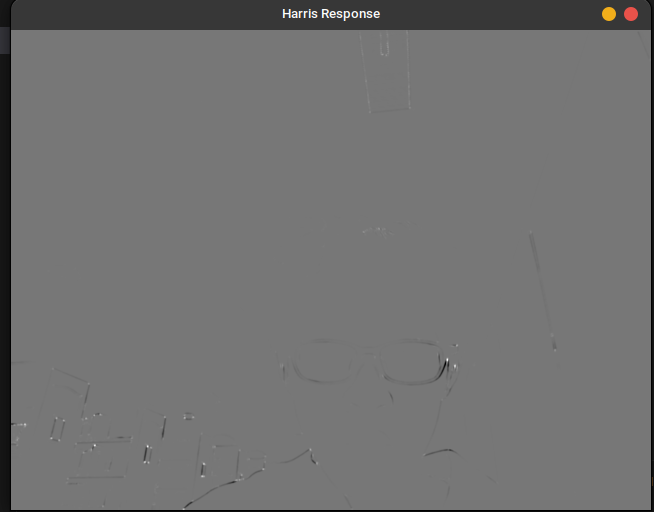
//> input picture hw2/assets/image-20241117152153064.png, 654 x 512 px, given in place of the camera
$ ./hw2   (built with g++ and OpenCV 4)
//> lines starting //> are read from the running program, lines starting //| are printed output that depends on the picture; after the words box and inside, x2 and y2 are one past the last pixel; in counts of white or black regions, pixels touching at a corner belong together

#include <iostream>
#include <opencv2/opencv.hpp>
#include <vector>

using namespace std;
using namespace cv;

class HarrisCornerDetector
{
   public:
    /// @param ksize : sobel算子大小——必须为奇数
    /// @param k : Harris角点检测参数——常为0.04~0.06
    HarrisCornerDetector(int ksize, double k, int threshold_offset = 0)
        : ksize_(ksize), k_(k), threshold_offset_(threshold_offset) {}

    /// @brief Harris角点检测
    /// @param src : 输入图像
    /// @param corners : 输出角点
    void detect(const Mat& src, vector<Point>& corners)
    {
        // 使用sobel求x,y方向的梯度
        Mat gray;
        cvtColor(src, gray, COLOR_BGR2GRAY);
        Mat Ix, Iy;
        Sobel(gray, Ix, CV_64F, 1, 0, ksize_);
        Sobel(gray, Iy, CV_64F, 0, 1, ksize_);

        Mat Ix2 = Ix.mul(Ix);
        Mat Iy2 = Iy.mul(Iy);
        Mat Ixy = Ix.mul(Iy);

        Mat Sx2, Sy2, Sxy;
        GaussianBlur(Ix2, Sx2, Size(ksize_, ksize_), 0);
        GaussianBlur(Iy2, Sy2, Size(ksize_, ksize_), 0);
        GaussianBlur(Ixy, Sxy, Size(ksize_, ksize_), 0);

        // 只需要M矩阵的两个特征值即可
        Mat detM = Sx2.mul(Sy2) - Sxy.mul(Sxy);
        Mat traceM = Sx2 + Sy2;
        // 多种R，这里选择一种
        // R = det(M) - k * trace(M)^2
        Mat R = detM - k_ * traceM.mul(traceM);
        // R = \lambda1 * \lambda2 / (\lambda1 + \lambda2)

        normalize(R, R, 0, 255, NORM_MINMAX, CV_32FC1);
        convertScaleAbs(R, R);
        cout << "R type: " << R.type() << endl;

        // 计算自适应阈值
        Scalar mean, stddev;
        meanStdDev(R, mean, stddev);
        threshold_ = static_cast<int>(mean[0] + stddev[0]) + threshold_offset_;
        // threshold_ = 80;

        cout << "threshold = " << threshold_ << endl;

        // 显示R图
        Mat R_color;
        applyColorMap(R, R_color, COLORMAP_JET);
        namedWindow("Harris Response", WINDOW_AUTOSIZE);
        imshow("Harris Response", R_color);

        // 提取角点
        corners.clear();
        nonMaxSuppression(R, corners);
    }

    void drawCorners(Mat& image, const vector<Point>& corners)
    {
        for (const auto& corner : corners) {
            circle(image, corner, 3, Scalar(0, 255, 0), 1);
        }
    }
    void nonMaxSuppression(const Mat& R, vector<Point>& corners)
    {
        for (int i = 2; i < R.rows - 2; i++) {
            for (int j = 2; j < R.cols - 2; j++) {
                uint8_t value = R.at<uint8_t>(i, j);
                bool isLocalMax = true;
                // 5*5 window
                for (int k = -2; k <= 2; k++) {
                    for (int l = -2; l <= 2; l++) {
                        if (k == 0 && l == 0)
                            continue;
                        if (R.at<uint8_t>(i + k, j + l) >= value) {
                            isLocalMax = false;

                            break;
                        }
                    }
                    if (!isLocalMax)
                        break;
                }
                if (isLocalMax && value > threshold_) {
                    // cout << "corner value = " << static_cast<int>(value) << endl;
                    corners.push_back(Point(j, i));
                }
            }
        }
    }

   private:
    int ksize_;
    double k_;
    int threshold_;
    int threshold_offset_;
};

int main()
{
    VideoCapture cap(0);
    if (!cap.isOpened()) {
        cerr << "Error: Could not open camera" << endl;
        return -1;
    }

    namedWindow("Harris Corner Detection", WINDOW_AUTOSIZE);

    HarrisCornerDetector detector(3, 0.04, 00);

    while (true) {
        Mat frame;
        cap >> frame;
//> frame is the input picture: 512 rows x 654 cols, CV_8UC3; mean B, G, R 112.8, 112.9, 113
        if (frame.empty())
            break;

        vector<Point> corners;
        detector.detect(frame, corners);
//> in detect, `Sobel(gray, Ix, CV_64F, 1, 0, ksize_);`:
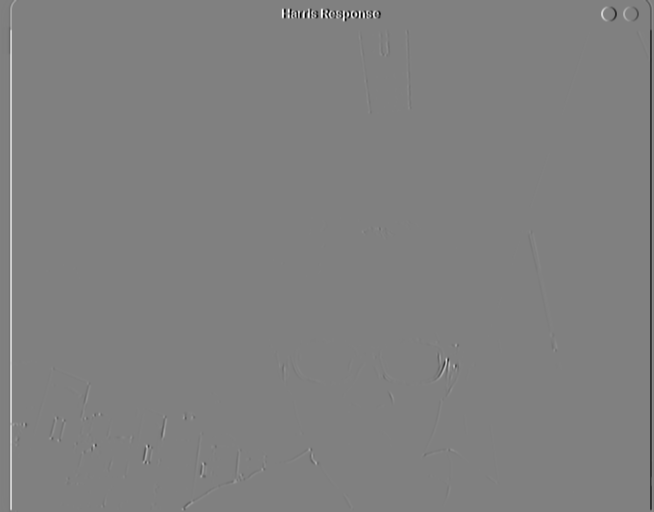
//> Ix: 512 rows x 654 cols, CV_64FC1; min -758, max 746, mean 0; drawn with min black and max white
//> in detect, `Mat Ix2 = Ix.mul(Ix);`:
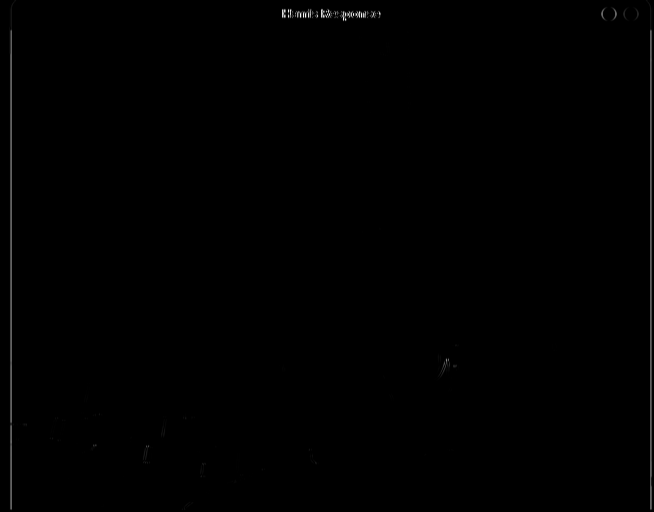
//> Ix2: 512 rows x 654 cols, CV_64FC1; min 0, max 574564, mean 1603.1; drawn with min black and max white
//> in detect, `Mat Iy2 = Iy.mul(Iy);`:
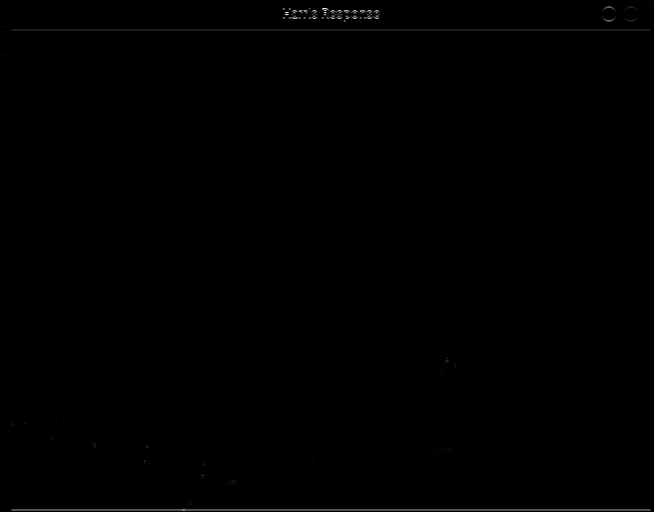
//> Iy2: 512 rows x 654 cols, CV_64FC1; min 0, max 625681, mean 1413.2; drawn with min black and max white
//> in detect, `Mat R = detM - k_ * traceM.mul(traceM);`:
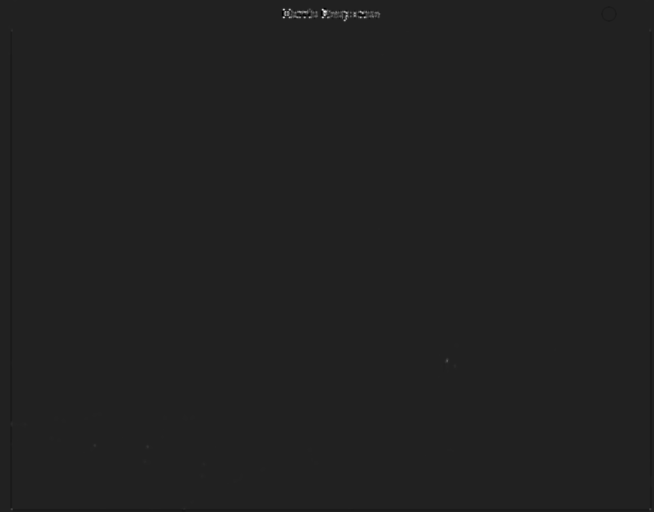
//> R: 512 rows x 654 cols, CV_64FC1; min -4.31e+09, max 2.81e+10, mean 1462282.9; drawn with min black and max white
//| R type: 0
//> in detect, `meanStdDev(R, mean, stddev);`: mean = Scalar(34.01); stddev = Scalar(2.76)
//> in detect, `threshold_ = static_cast<int>(mean[0] + stddev[0]) + threshold_offset_;`: threshold_ = 36
//| threshold = 36
//> in detect, `applyColorMap(R, R_color, COLORMAP_JET);`:
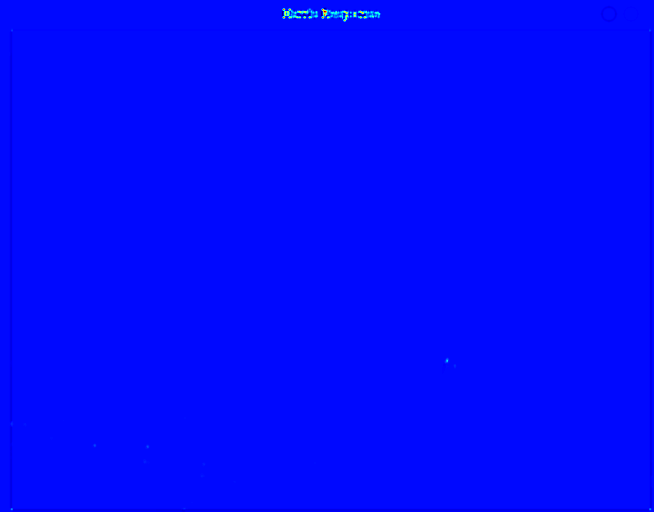
//> R_color: 512 rows x 654 cols, CV_8UC3; mean B, G, R 254.7, 8.2, 0.1
//> after the loop in nonMaxSuppression, `for (int i = 2; i < R.rows - 2; i++)`: corners = 40 Points (x, y), first 12: [283, 9], [289, 9], [299, 11], [311, 11], [324, 11], [329, 11], [360, 11], [295, 12], [305, 12], [316, 12], [336, 12], [346, 12]

        Mat result;
        frame.copyTo(result);
        detector.drawCorners(result, corners);
//> the loop in drawCorners, `for (const auto& corner : corners)` made 40 passes
//> after the loop in drawCorners, `for (const auto& corner : corners)`:
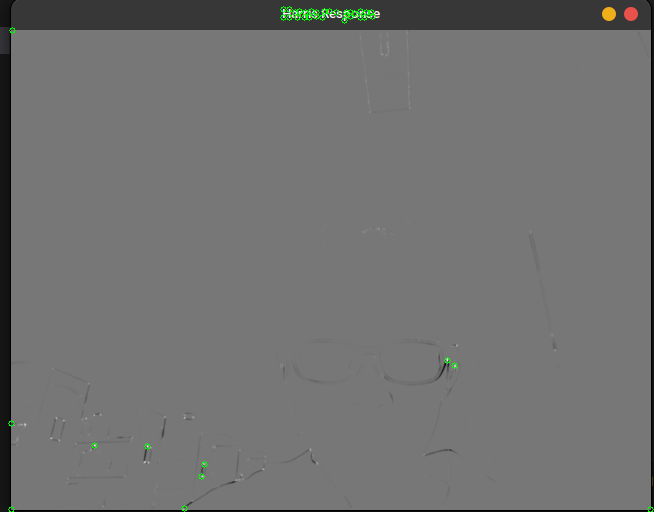
//> image: 512 rows x 654 cols, CV_8UC3; 0.18% of pixels changed, all inside (x1, y1, x2, y2) = (8, 6, 654, 512)

        imshow("Harris Corner Detection", result);

        if (cv::waitKey(1) == 'q') {  // 按下 'q' 键退出录制
//> the 'q' key is pressed
            break;
        }
    }

    cap.release();
    destroyAllWindows();
    return 0;
}

$ run again, on hw2/assets/image-20241117154045465.png
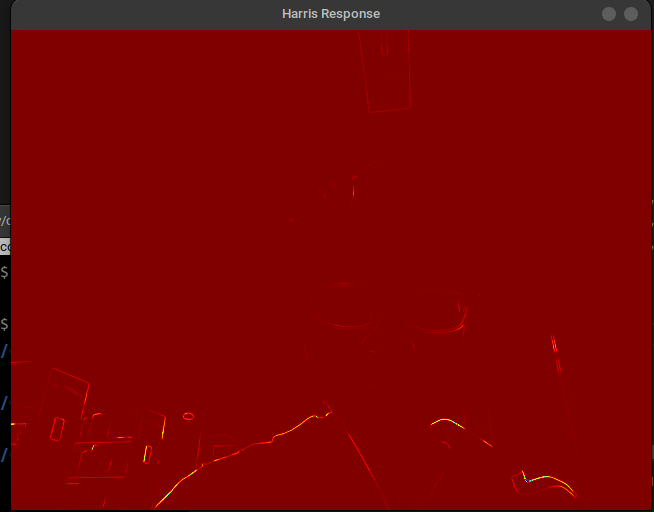
//> input picture hw2/assets/image-20241117154045465.png, 654 x 512 px, given in place of the camera
//> frame is the input picture: 512 rows x 654 cols, CV_8UC3; mean B, G, R 3.8, 4, 121.8
//| R type: 0
//> mean = Scalar(39.01); stddev = Scalar(0.918)
//> threshold_ = 39
//| threshold = 39
//> in detect, `applyColorMap(R, R_color, COLORMAP_JET);`:
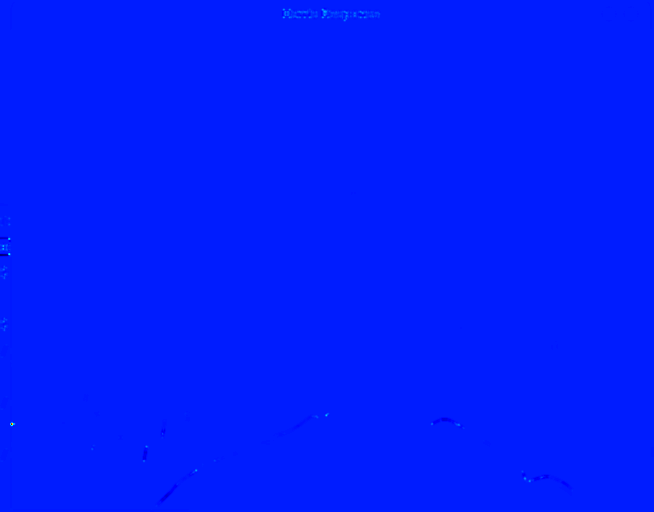
//> R_color: 512 rows x 654 cols, CV_8UC3; mean B, G, R 255, 28, 0
//> after the loop in nonMaxSuppression, `for (int i = 2; i < R.rows - 2; i++)`: corners = 69 Points (x, y), first 12: [283, 9], [289, 9], [299, 11], [311, 11], [324, 11], [329, 11], [360, 11], [295, 12], [316, 12], [336, 12], [346, 12], [350, 12]
//> the loop in drawCorners, `for (const auto& corner : corners)` made 69 passes
//> after the loop in drawCorners, `for (const auto& corner : corners)`:
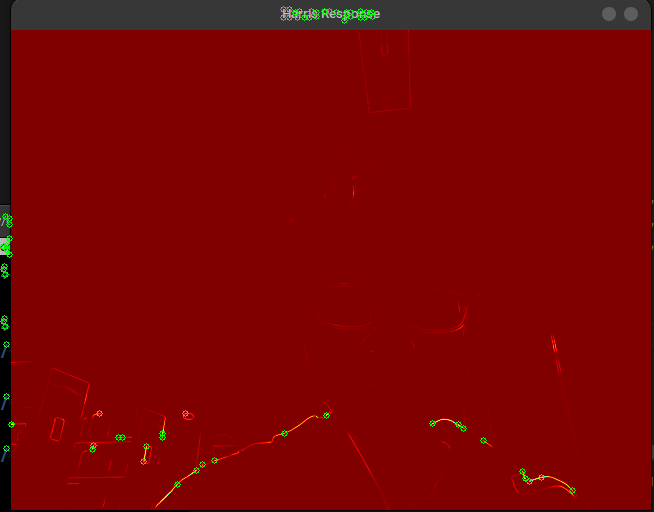
//> image: 512 rows x 654 cols, CV_8UC3; 0.31% of pixels changed, all inside (x1, y1, x2, y2) = (0, 6, 576, 494)

$ run again, on hw2/assets/image-20241117154132298.png
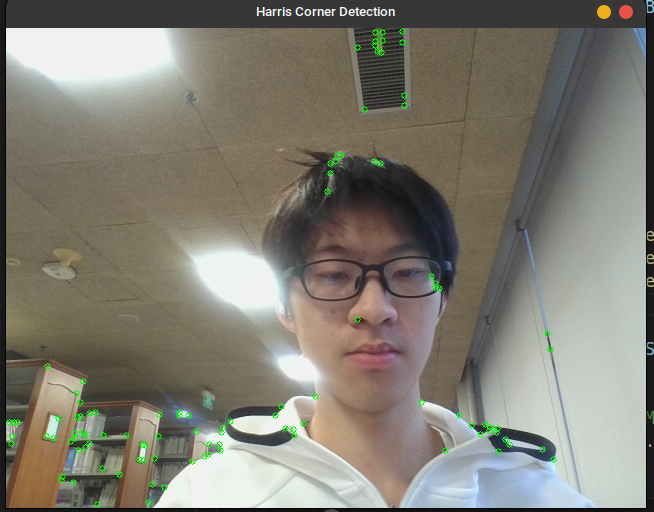
//> input picture hw2/assets/image-20241117154132298.png, 654 x 512 px, given in place of the camera
//> frame is the input picture: 512 rows x 654 cols, CV_8UC3; mean B, G, R 114.9, 125.9, 128.7
//| R type: 0
//> mean = Scalar(65.86); stddev = Scalar(3.1)
//> threshold_ = 68
//| threshold = 68
//> in detect, `applyColorMap(R, R_color, COLORMAP_JET);`:
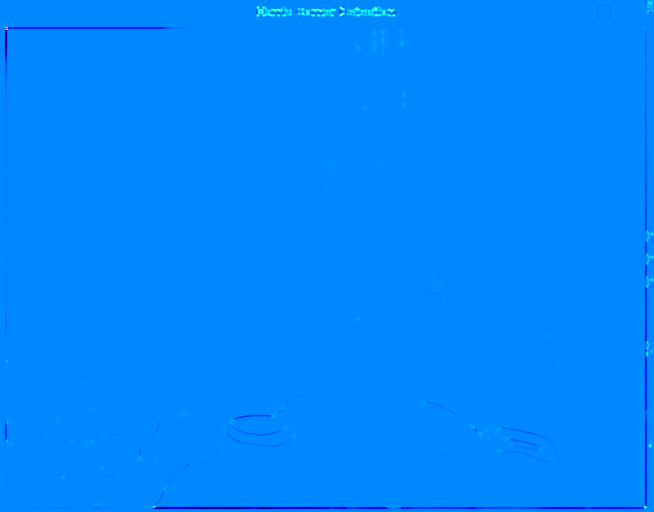
//> R_color: 512 rows x 654 cols, CV_8UC3; mean B, G, R 254.8, 135.5, 0.1
//> after the loop in nonMaxSuppression, `for (int i = 2; i < R.rows - 2; i++)`: corners = 119 Points (x, y), first 12: [651, 3], [257, 7], [263, 7], [340, 7], [357, 8], [375, 8], [273, 9], [285, 9], [299, 9], [302, 9], [313, 9], [380, 9]
//> the loop in drawCorners, `for (const auto& corner : corners)` made 119 passes
//> after the loop in drawCorners, `for (const auto& corner : corners)`:
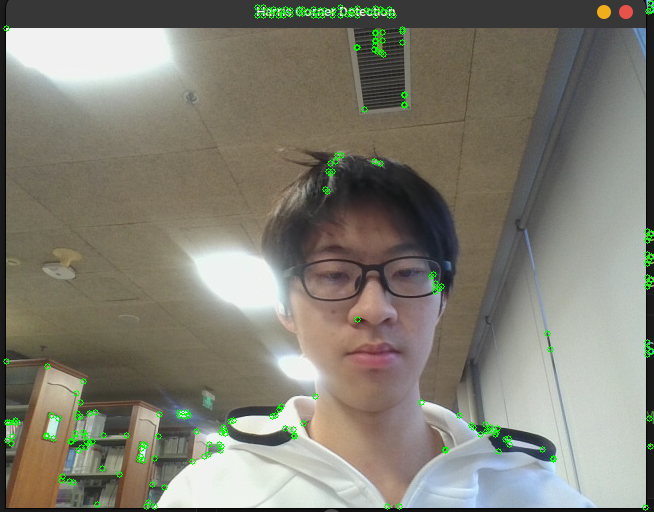
//> image: 512 rows x 654 cols, CV_8UC3; 0.46% of pixels changed, all inside (x1, y1, x2, y2) = (3, 0, 654, 511)
